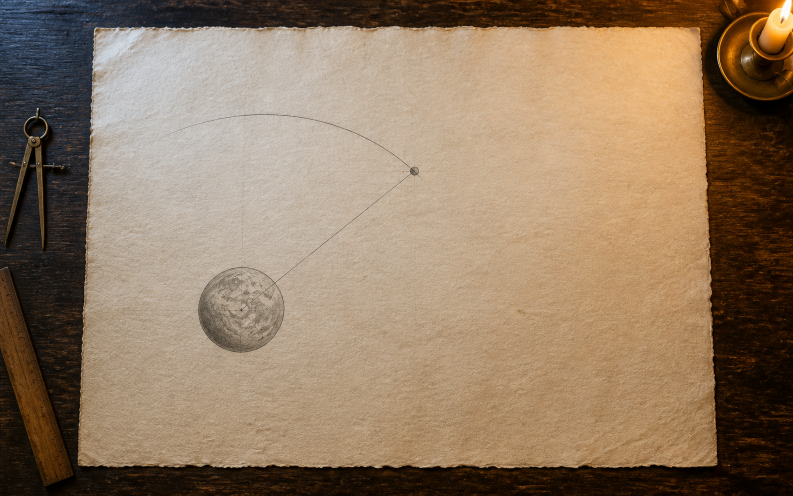
#> input picture art/source/production/ch04/props/ch04_prop_tangent_geometry_base_master_v01.png, 1586 x 992 px (shown at 1/2 size)
$ python render-ch4-focus-props.py
#> lines starting #> are read from the running program, lines starting #| are printed output that depends on the picture
#!/usr/bin/env python3
"""Render Chapter 4 dialogue-focus prop masters for the web runtime."""

from pathlib import Path

from PIL import Image


ROOT = Path(__file__).resolve().parents[2]
SOURCE_DIR = ROOT / "art/source/production/ch04/props"
OUTPUT_DIR = ROOT / "public/assets/ch04/props"
PROPS = {
    "ch04_prop_tangent_geometry_base_master_v01.png":
        ("ch04_prop_tangent_geometry_base_v01.webp", (1200, 800)),
    "ch04_prop_tangent_prediction_sheet_master_v03.png":
        ("ch04_prop_tangent_prediction_sheet_v03.webp", (1200, 750)),
    "ch04_prop_rope_ball_setup_master_v01.png":
        ("ch04_prop_rope_ball_setup_v01.webp", (1200, 800)),
    "ch04_prop_hooke_letter_reconstruction_master_v01.png":
        ("ch04_prop_hooke_letter_reconstruction_v01.webp", (1200, 800)),
    "ch04_prop_halley_sealed_observation_box_master_v01.png":
        ("ch04_prop_halley_sealed_observation_box_v01.webp", (1200, 800)),
    "ch04_prop_print_credit_sources_master_v01.png":
        ("ch04_prop_print_credit_sources_v01.webp", (1200, 800)),
}


def main():
    OUTPUT_DIR.mkdir(parents=True, exist_ok=True)
    for source_name, (output_name, target_size) in PROPS.items():
        source = SOURCE_DIR / source_name
        output = OUTPUT_DIR / output_name
        with Image.open(source) as image:
#> image is the input picture: PIL image 1586x992 RGB; mean R, G, B 144.9, 122.3, 98.8
            rendered = image.convert("RGB").resize(
                target_size,
                Image.Resampling.LANCZOS,
            )
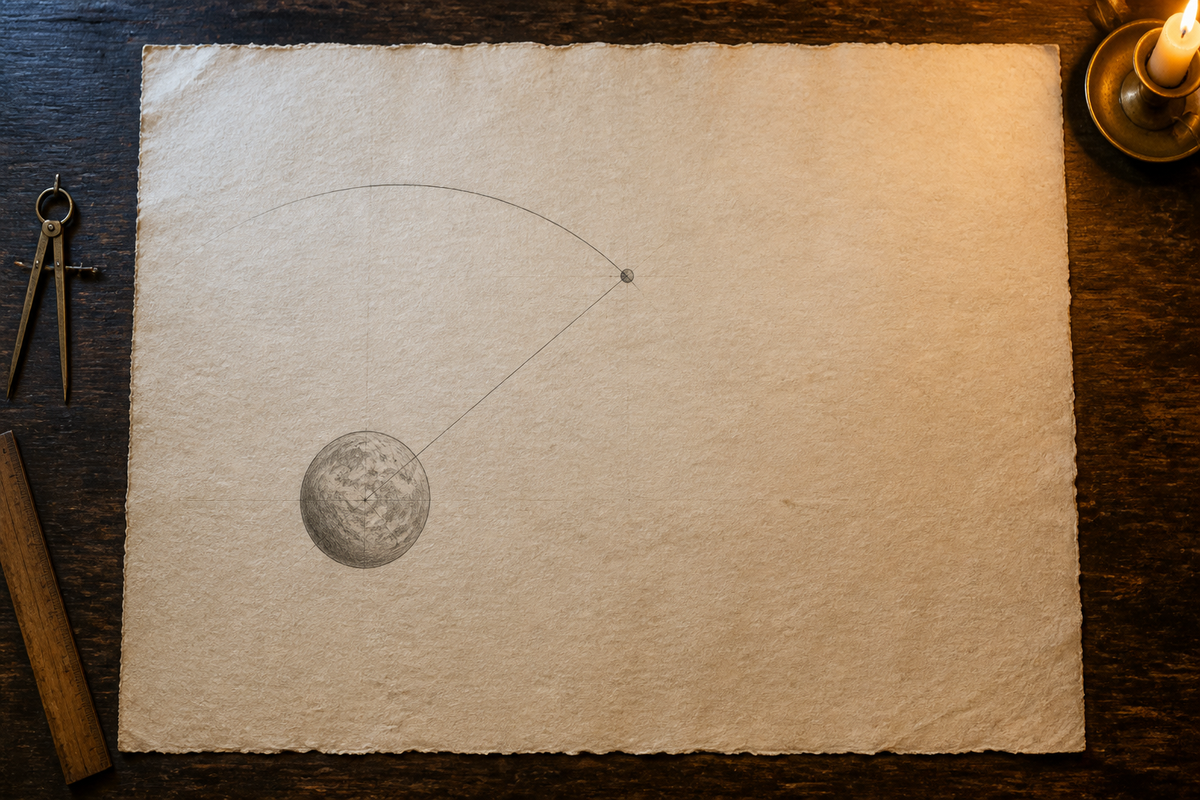
#> rendered: PIL image 1200x800 RGB; mean R, G, B 144.9, 122.4, 98.8
            rendered.save(output, "WEBP", quality=84, method=6)
        print(output.relative_to(ROOT))
#> pass 2 of the loop in main, `for source_name, (output_name, target_size) in PROPS.items():`:
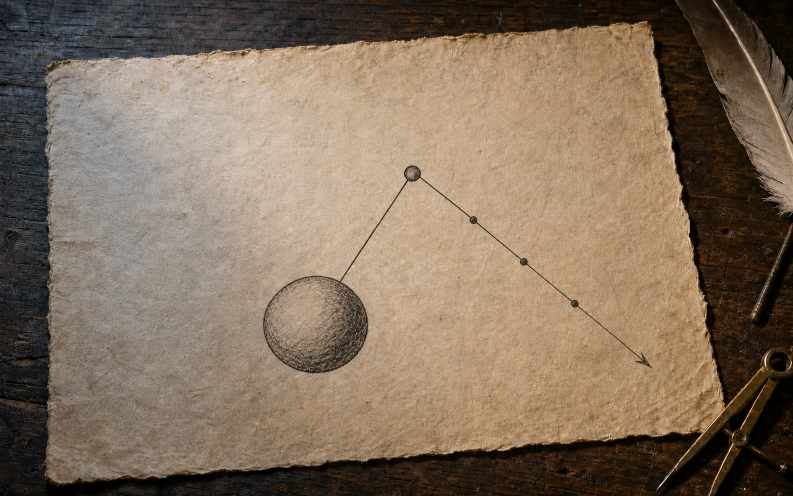
#> input picture art/source/production/ch04/props/ch04_prop_tangent_prediction_sheet_master_v03.png, 1586 x 992 px (shown at 1/2 size)
#> in main, image is the input picture: PIL image 1586x992 RGB; mean R, G, B 130.1, 111.8, 93.1
#> in main, `rendered = image.convert("RGB").resize( target_size, Image.Resampling...`:
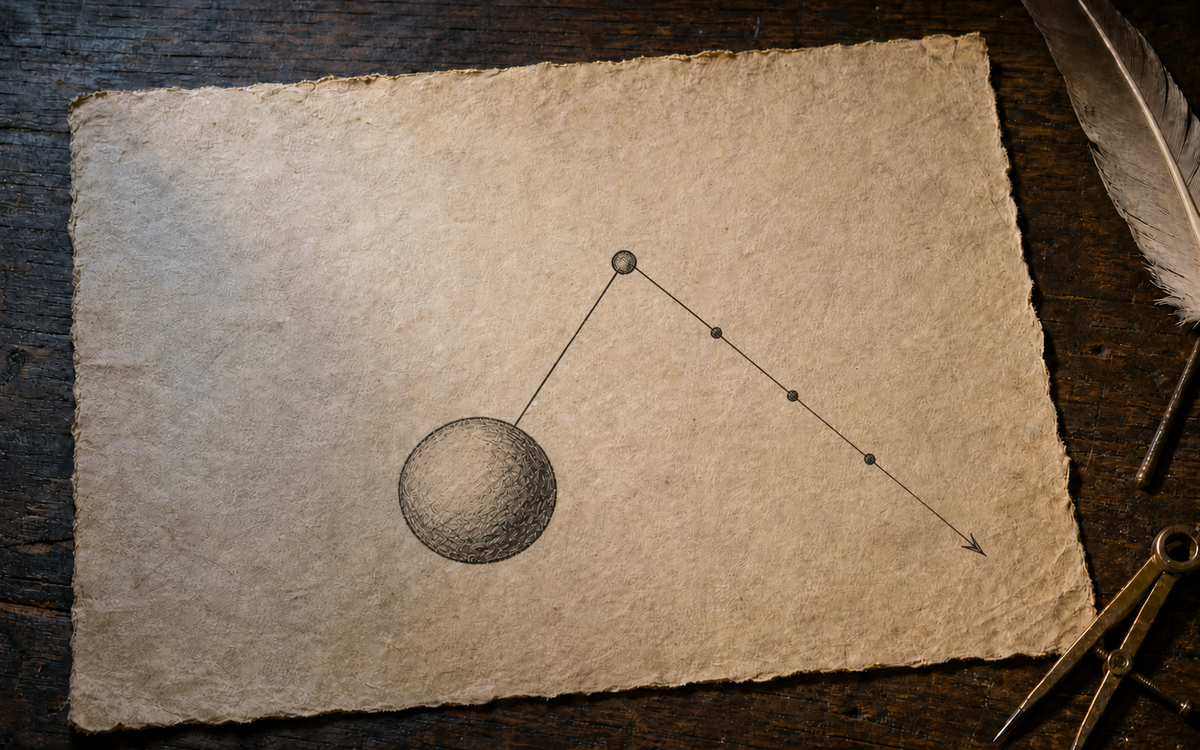
#> rendered: PIL image 1200x750 RGB; mean R, G, B 130.1, 111.8, 93.1
#> pass 3 of the loop in main, `for source_name, (output_name, target_size) in PROPS.items():`:
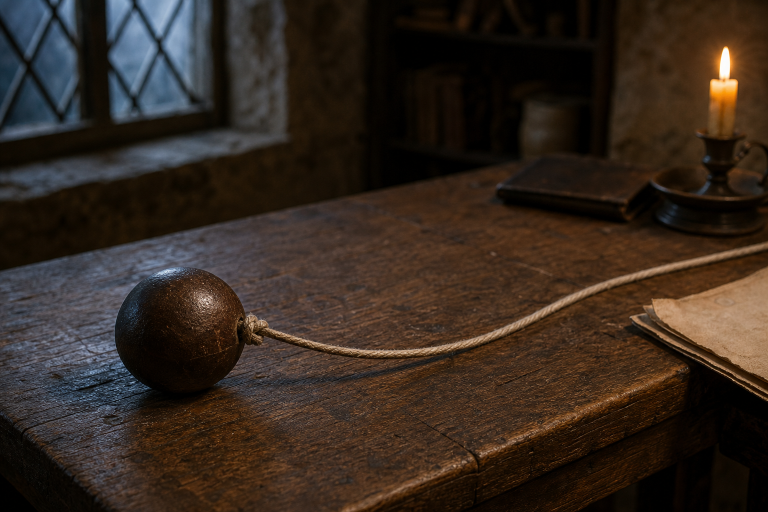
#> input picture art/source/production/ch04/props/ch04_prop_rope_ball_setup_master_v01.png, 1536 x 1024 px (shown at 1/2 size)
#> in main, image is the input picture: PIL image 1536x1024 RGB; mean R, G, B 52.4, 40.4, 31.6
#> in main, `rendered = image.convert("RGB").resize( target_size, Image.Resampling...`:
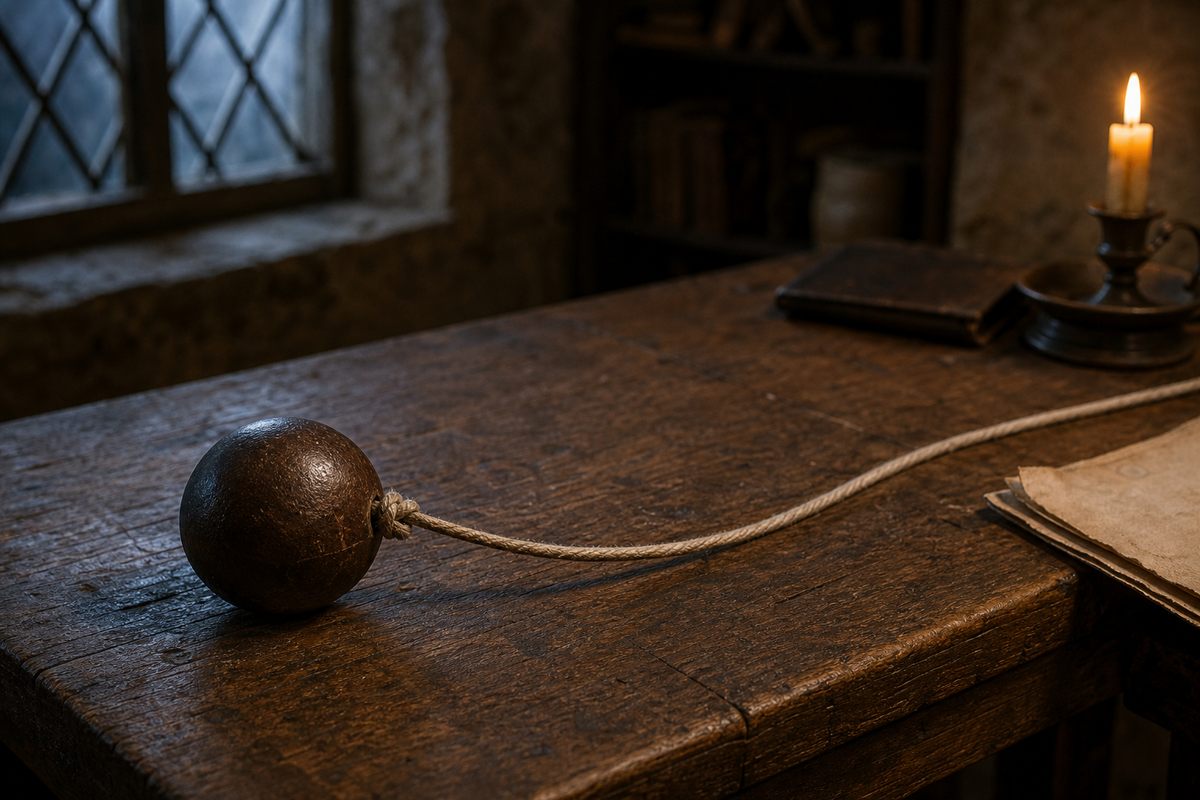
#> rendered: PIL image 1200x800 RGB; mean R, G, B 52.4, 40.4, 31.6
#> the loop made 6 passes; the first 3 are shown


if __name__ == "__main__":
    main()
